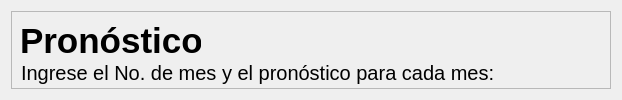
                         <widget class="QWidget" name="page_2">
                          <layout class="QVBoxLayout" name="verticalLayout_30">
                           <item alignment="Qt::AlignLeft">
                            <widget class="QFrame" name="frame_51">
                             <property name="minimumSize">
                              <size>
                               <width>600</width>
                               <height>0</height>
                              </size>
                             </property>
                             <property name="frameShape">
                              <enum>QFrame::StyledPanel</enum>
                             </property>
                             <property name="frameShadow">
                              <enum>QFrame::Raised</enum>
                             </property>
                             <widget class="QLabel" name="label_28">
                              <property name="geometry">
                               <rect>
                                <x>9</x>
                                <y>9</y>
                                <width>181</width>
                                <height>41</height>
                               </rect>
                              </property>
                              <property name="font">
                               <font>
                                <family>SansSerif</family>
                                <pointsize>-1</pointsize>
                                <weight>75</weight>
                                <bold>true</bold>
                               </font>
                              </property>
                              <property name="styleSheet">
                               <string notr="true">font-size:35px</string>
                              </property>
                              <property name="text">
                               <string>Pronóstico</string>
                              </property>
                             </widget>
                             <widget class="QLabel" name="label_29">
                              <property name="geometry">
                               <rect>
                                <x>10</x>
                                <y>50</y>
                                <width>550</width>
                                <height>24</height>
                               </rect>
                              </property>
                              <property name="minimumSize">
                               <size>
                                <width>550</width>
                                <height>0</height>
                               </size>
                              </property>
                              <property name="maximumSize">
                               <size>
                                <width>550</width>
                                <height>16777215</height>
                               </size>
                              </property>
                              <property name="styleSheet">
                               <string notr="true">font-size:20px</string>
                              </property>
                              <property name="text">
                               <string>Ingrese el No. de mes y el pronóstico para cada mes:</string>
                              </property>
                             </widget>
                             <widget class="QTableWidget" name="tableWidget_4">
                              <property name="geometry">
                               <rect>
                                <x>9</x>
                                <y>159</y>
                                <width>225</width>
                                <height>192</height>
                               </rect>
                              </property>
                              <property name="minimumSize">
                               <size>
                                <width>225</width>
                                <height>0</height>
                               </size>
                              </property>
                              <property name="maximumSize">
                               <size>
                                <width>200</width>
                                <height>16777215</height>
                               </size>
                              </property>
                              <property name="styleSheet">
                               <string notr="true">#tableWidget_4{background-color:qlineargradient(spread:pad, x1:0, y1:0, x2:1, y2:0, stop:0.0340909 rgba(0, 0, 0, 50), stop:1 rgba(0, 0, 0, 50));
border: 1px solid  rgb(6, 194, 252, 50);
gridline-color: rgb(6, 194, 252, 50);
}


QHeaderView::section{background-color: rgb(0, 0, 0);
border: 1px solid  rgb(6, 194, 252, 50);
}



QTableWidget{
background-color: rgb(0, 0, 0);
border: 1px solid rgb(6, 194, 252, 50) 

}

QScrollBar:vertical{border:none;
background-color:qlineargradient(spread:pad, x1:0, y1:0, x2:1, y2:0, stop:0.0340909 rgba(0, 0, 0, 100), stop:1 rgba(0, 0, 0, 100))}


QScrollBar:horizontal{
border:none;
background-color:qlineargradient(spread:pad, x1:0, y1:0, x2:1, y2:0, stop:0.0340909 rgba(0, 0, 0, 100), stop:1 rgba(0, 0, 0, 100))}

QTableWidget QTableCornerButton::section{
background-color:rgb(0, 0, 0);}</string>
                              </property>
                              <attribute name="horizontalHeaderShowSortIndicator" stdset="0">
                               <bool>false</bool>
                              </attribute>
                              <attribute name="horizontalHeaderStretchLastSection">
                               <bool>true</bool>
                              </attribute>
                              <column>
                               <property name="text">
                                <string>No. Mes</string>
                               </property>
                              </column>
                              <column>
                               <property name="text">
                                <string>Pronostico</string>
                               </property>
                              </column>
                             </widget>
                             <widget class="QLabel" name="label_30">
                              <property name="geometry">
                               <rect>
                                <x>10</x>
                                <y>80</y>
                                <width>350</width>
                                <height>16</height>
                               </rect>
                              </property>
                              <property name="minimumSize">
                               <size>
                                <width>350</width>
                                <height>0</height>
                               </size>
                              </property>
                              <property name="maximumSize">
                               <size>
                                <width>350</width>
                                <height>16777215</height>
                               </size>
                              </property>
                              <property name="text">
                               <string>Si utilizó la opcción de ¨Predicciones&quot; omitir este paso.</string>
                              </property>
                             </widget>
                             <widget class="QPushButton" name="pushButton_25">
                              <property name="geometry">
                               <rect>
                                <x>250</x>
                                <y>160</y>
                                <width>75</width>
                                <height>23</height>
                               </rect>
                              </property>
                              <property name="styleSheet">
                               <string notr="true">QPushButton:hover
{background-color: rgb(6, 194, 252, 50);
}
#pushButton_25  {border: 1px solid  rgb(6, 194, 252, 80)}</string>
                              </property>
                              <property name="text">
                               <string>Insertar</string>
                              </property>
                             </widget>
                             <widget class="QPushButton" name="pushButton_26">
                              <property name="geometry">
                               <rect>
                                <x>250</x>
                                <y>190</y>
                                <width>75</width>
                                <height>23</height>
                               </rect>
                              </property>
                              <property name="styleSheet">
                               <string notr="true">QPushButton:hover
{background-color: rgb(6, 194, 252, 50);
}
#pushButton_26  {border: 1px solid  rgb(6, 194, 252, 80)}</string>
                              </property>
                              <property name="text">
                               <string>Eliminar</string>
                              </property>
                             </widget>
                             <widget class="QPushButton" name="pushButton_27">
                              <property name="geometry">
                               <rect>
                                <x>250</x>
                                <y>220</y>
                                <width>100</width>
                                <height>23</height>
                               </rect>
                              </property>
                              <property name="styleSheet">
                               <string notr="true">QPushButton:hover
{background-color: rgb(6, 194, 252, 50);
}
#pushButton_27  {border: 1px solid  rgb(6, 194, 252, 80)}</string>
                              </property>
                              <property name="text">
                               <string>Procesar</string>
                              </property>
                              <property name="icon">
                               <iconset>
                                <normaloff>:/icons/icons/039-shuffle.svg</normaloff>:/icons/icons/039-shuffle.svg</iconset>
                              </property>
                             </widget>
                            </widget>
                           </item>
                          </layout>
                         </widget>
